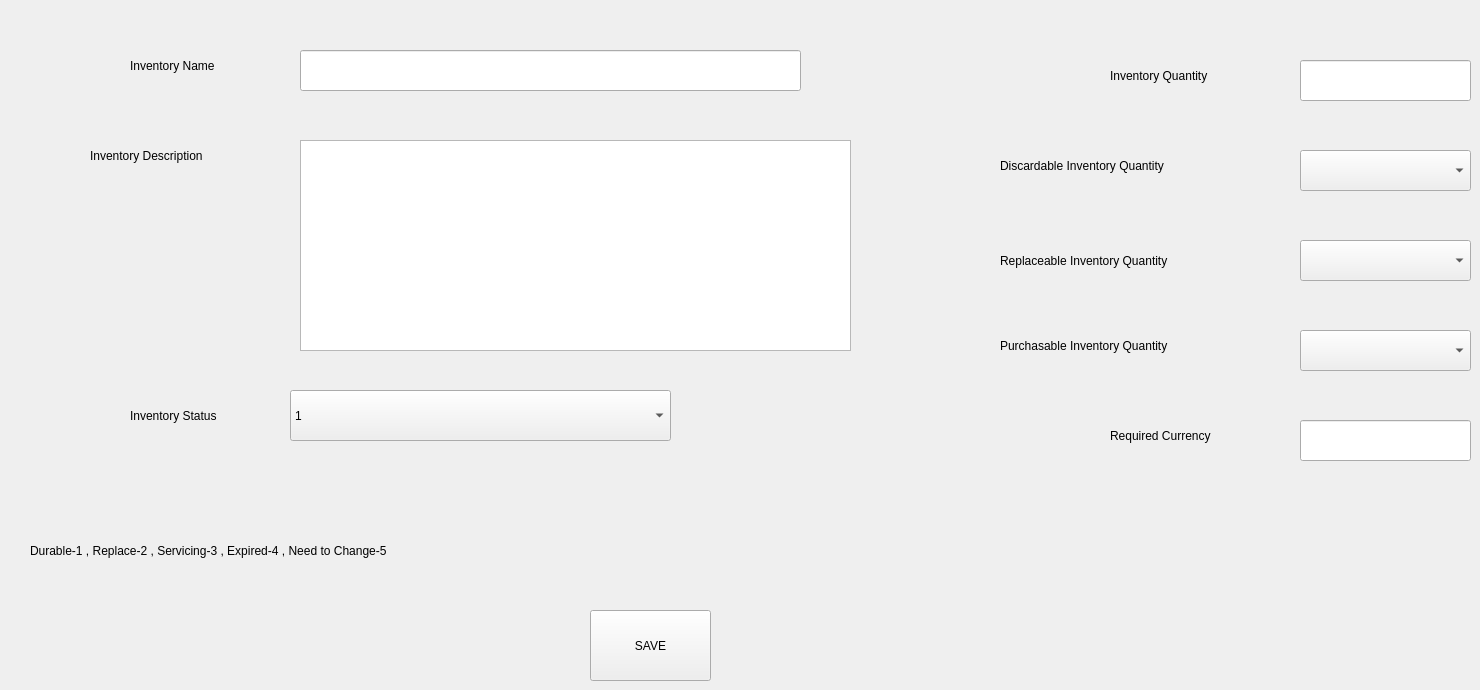
      <widget class="QWidget" name="tab_4">
       <attribute name="title">
        <string>Add Inventory</string>
       </attribute>
       <widget class="QLineEdit" name="lineEdit_2">
        <property name="geometry">
         <rect>
          <x>300</x>
          <y>50</y>
          <width>501</width>
          <height>41</height>
         </rect>
        </property>
       </widget>
       <widget class="QLabel" name="label">
        <property name="geometry">
         <rect>
          <x>130</x>
          <y>50</y>
          <width>141</width>
          <height>31</height>
         </rect>
        </property>
        <property name="text">
         <string>Inventory Name</string>
        </property>
       </widget>
       <widget class="QPushButton" name="pushButton_5">
        <property name="geometry">
         <rect>
          <x>590</x>
          <y>610</y>
          <width>121</width>
          <height>71</height>
         </rect>
        </property>
        <property name="text">
         <string>SAVE</string>
        </property>
       </widget>
       <widget class="QLabel" name="label_33">
        <property name="geometry">
         <rect>
          <x>1000</x>
          <y>240</y>
          <width>281</width>
          <height>41</height>
         </rect>
        </property>
        <property name="text">
         <string>Replaceable Inventory Quantity</string>
        </property>
       </widget>
       <widget class="QLabel" name="label_32">
        <property name="geometry">
         <rect>
          <x>1110</x>
          <y>60</y>
          <width>171</width>
          <height>31</height>
         </rect>
        </property>
        <property name="text">
         <string>Inventory Quantity</string>
        </property>
       </widget>
       <widget class="QLabel" name="label_31">
        <property name="geometry">
         <rect>
          <x>1000</x>
          <y>150</y>
          <width>271</width>
          <height>31</height>
         </rect>
        </property>
        <property name="text">
         <string>Discardable Inventory Quantity</string>
        </property>
       </widget>
       <widget class="QLabel" name="label_30">
        <property name="geometry">
         <rect>
          <x>1000</x>
          <y>320</y>
          <width>291</width>
          <height>51</height>
         </rect>
        </property>
        <property name="text">
         <string>Purchasable Inventory Quantity</string>
        </property>
       </widget>
       <widget class="QLineEdit" name="lineEdit_21">
        <property name="geometry">
         <rect>
          <x>1300</x>
          <y>60</y>
          <width>171</width>
          <height>41</height>
         </rect>
        </property>
       </widget>
       <widget class="QLineEdit" name="lineEdit_24">
        <property name="geometry">
         <rect>
          <x>1300</x>
          <y>420</y>
          <width>171</width>
          <height>41</height>
         </rect>
        </property>
       </widget>
       <widget class="QLabel" name="label_35">
        <property name="geometry">
         <rect>
          <x>1110</x>
          <y>410</y>
          <width>171</width>
          <height>51</height>
         </rect>
        </property>
        <property name="text">
         <string>Required Currency </string>
        </property>
       </widget>
       <widget class="QComboBox" name="comboBox_12">
        <property name="geometry">
         <rect>
          <x>1300</x>
          <y>240</y>
          <width>171</width>
          <height>41</height>
         </rect>
        </property>
       </widget>
       <widget class="QComboBox" name="comboBox_11">
        <property name="geometry">
         <rect>
          <x>1300</x>
          <y>330</y>
          <width>171</width>
          <height>41</height>
         </rect>
        </property>
       </widget>
       <widget class="QComboBox" name="comboBox_10">
        <property name="geometry">
         <rect>
          <x>1300</x>
          <y>150</y>
          <width>171</width>
          <height>41</height>
         </rect>
        </property>
       </widget>
       <widget class="QComboBox" name="comboBox_6">
        <property name="geometry">
         <rect>
          <x>290</x>
          <y>390</y>
          <width>381</width>
          <height>51</height>
         </rect>
        </property>
        <item>
         <property name="text">
          <string>1</string>
         </property>
        </item>
        <item>
         <property name="text">
          <string>2</string>
         </property>
        </item>
        <item>
         <property name="text">
          <string>3</string>
         </property>
        </item>
        <item>
         <property name="text">
          <string>4</string>
         </property>
        </item>
        <item>
         <property name="text">
          <string>5</string>
         </property>
        </item>
        <item>
         <property name="text">
          <string>6</string>
         </property>
        </item>
        <item>
         <property name="text">
          <string>7</string>
         </property>
        </item>
       </widget>
       <widget class="QTextEdit" name="textEdit_3">
        <property name="geometry">
         <rect>
          <x>300</x>
          <y>140</y>
          <width>551</width>
          <height>211</height>
         </rect>
        </property>
       </widget>
       <widget class="QLabel" name="label_38">
        <property name="geometry">
         <rect>
          <x>130</x>
          <y>400</y>
          <width>151</width>
          <height>31</height>
         </rect>
        </property>
        <property name="text">
         <string>Inventory Status</string>
        </property>
       </widget>
       <widget class="QLabel" name="label_13">
        <property name="geometry">
         <rect>
          <x>90</x>
          <y>140</y>
          <width>191</width>
          <height>31</height>
         </rect>
        </property>
        <property name="text">
         <string>Inventory Description </string>
        </property>
       </widget>
       <widget class="QLabel" name="label_21">
        <property name="geometry">
         <rect>
          <x>30</x>
          <y>530</y>
          <width>591</width>
          <height>41</height>
         </rect>
        </property>
        <property name="text">
         <string>Durable-1 , Replace-2 , Servicing-3 , Expired-4 , Need to Change-5</string>
        </property>
       </widget>
      </widget>
